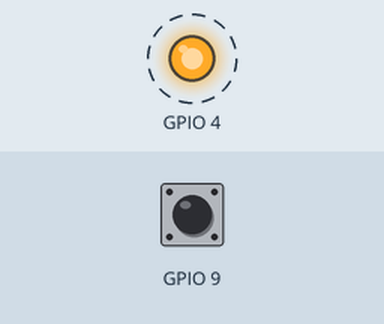
Simulated run of this program. Board: Raspberry Pi (BCM pin numbers). On the bench: output pins drawn as LEDs (lit = HIGH). Dashed ring = blinking. Inputs (shaded band) come from the test bench; at power-on: GPIO 9 HIGH. What the program prints to the terminal is not drawn.

Above: at 0.2 s.
Timing chart, 0 to 3.0 s (numbered marks = the images above):
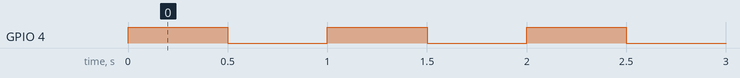

Measured:
- by itself, GPIO 4: alternates HIGH for 0.50 s and LOW for 0.50 s

The program:

switch-1.py
```python
#!  /usr/bin/env python

# -*- coding: utf-8 -*-

############################
# setup: GPIOswitch-1.py
## 2016.09.26
############################
import RPi.GPIO as GPIO
import time

############################
# setup: GPIO
############################
GPIO.cleanup()

GPIO.setmode(GPIO.BCM)

GPIO.setup(4, GPIO.OUT)
GPIO.setup(9, GPIO.IN, pull_up_down=GPIO.PUD_UP)

############################
# on off
############################
while True:

    print( GPIO.input(9))

##    print("continuing...")

    GPIO.output(4, GPIO.HIGH)

    time.sleep(0.5)

    GPIO.output(4, GPIO.LOW)
    time.sleep(0.5)


############################
# closing
############################
GPIO.cleanup()
```
